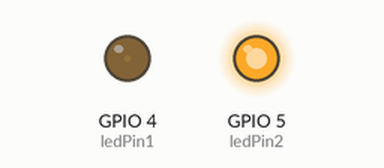
This sketch was run on a simulated ESP32. On the bench: output pins drawn as LEDs (lit = HIGH). What the sketch prints to the serial monitor is not drawn.

Above: at 0.05 s.
At 1.15 s:
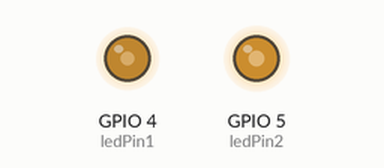
At 2.3 s:
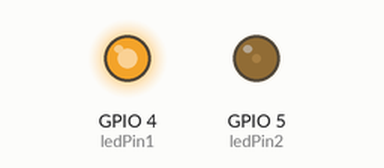
At 4.6 s:
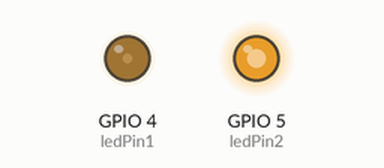
Timing chart, 0 to 6.7 s (numbered marks = the images above):
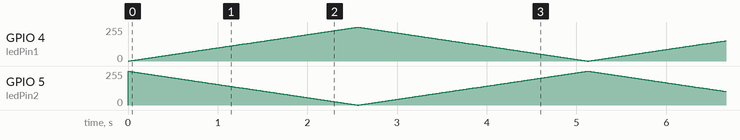

The sketch:

sketch_jun29c.ino
```cpp
// 定义LED引脚

const int ledPin1 = 4;
const int ledPin2 = 5;

// 设置PWM属性
const int freq = 5000;          // 频率 5000Hz
const int resolution = 8;       // 分辨率 8位 (0-255)

void setup() {
  Serial.begin(115200);

  // 【新版用法】直接将引脚、频率和分辨率绑定
  // 它会自动返回一个关联的通道（如果需要的话）
  ledcAttach(ledPin1, freq, resolution);
  ledcAttach(ledPin2, freq, resolution);
}

void loop() {
  // 逐渐变亮
  for(int dutyCycle = 0; dutyCycle <= 255; dutyCycle++){
    // 【新版用法】直接通过引脚号写入，不再需要指定通道
    ledcWrite(ledPin1, dutyCycle);
    ledcWrite(ledPin2, 255-dutyCycle);
    delay(10);
  }

  // 逐渐变暗
  for(int dutyCycle = 255; dutyCycle >= 0; dutyCycle--){
    ledcWrite(ledPin1, dutyCycle);
    ledcWrite(ledPin2, 255-dutyCycle);
    delay(10);
  }

  Serial.println("Breathing cycle completed");
}
```
